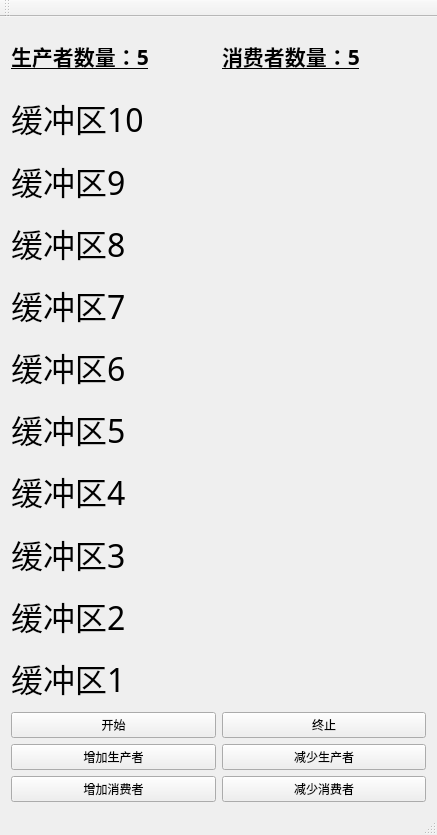
<?xml version="1.0" encoding="UTF-8"?>
<ui version="4.0">
 <class>OSWork_1Class</class>
 <widget class="QMainWindow" name="OSWork_1Class">
  <property name="geometry">
   <rect>
    <x>0</x>
    <y>0</y>
    <width>437</width>
    <height>835</height>
   </rect>
  </property>
  <property name="windowTitle">
   <string>OSWork_1</string>
  </property>
  <widget class="QWidget" name="centralWidget">
   <layout class="QGridLayout" name="gridLayout">
    <item row="0" column="0">
     <widget class="QLabel" name="label_pnum">
      <property name="font">
       <font>
        <family>隶书</family>
        <pointsize>16</pointsize>
        <weight>75</weight>
        <italic>false</italic>
        <bold>true</bold>
        <underline>true</underline>
        <strikeout>false</strikeout>
        <kerning>true</kerning>
       </font>
      </property>
      <property name="text">
       <string>生产者数量：5</string>
      </property>
     </widget>
    </item>
    <item row="0" column="1">
     <widget class="QLabel" name="label_cnum">
      <property name="font">
       <font>
        <family>隶书</family>
        <pointsize>16</pointsize>
        <weight>75</weight>
        <bold>true</bold>
        <underline>true</underline>
       </font>
      </property>
      <property name="text">
       <string>消费者数量：5</string>
      </property>
     </widget>
    </item>
    <item row="1" column="0" colspan="2">
     <widget class="QLabel" name="label_10">
      <property name="font">
       <font>
        <family>Adobe Devanagari</family>
        <pointsize>24</pointsize>
       </font>
      </property>
      <property name="focusPolicy">
       <enum>Qt::NoFocus</enum>
      </property>
      <property name="layoutDirection">
       <enum>Qt::LeftToRight</enum>
      </property>
      <property name="autoFillBackground">
       <bool>false</bool>
      </property>
      <property name="text">
       <string>缓冲区10</string>
      </property>
     </widget>
    </item>
    <item row="2" column="0" colspan="2">
     <widget class="QLabel" name="label_9">
      <property name="font">
       <font>
        <family>Adobe Devanagari</family>
        <pointsize>24</pointsize>
       </font>
      </property>
      <property name="focusPolicy">
       <enum>Qt::NoFocus</enum>
      </property>
      <property name="layoutDirection">
       <enum>Qt::LeftToRight</enum>
      </property>
      <property name="autoFillBackground">
       <bool>false</bool>
      </property>
      <property name="text">
       <string>缓冲区9</string>
      </property>
     </widget>
    </item>
    <item row="3" column="0" colspan="2">
     <widget class="QLabel" name="label_8">
      <property name="font">
       <font>
        <family>Adobe Devanagari</family>
        <pointsize>24</pointsize>
       </font>
      </property>
      <property name="focusPolicy">
       <enum>Qt::NoFocus</enum>
      </property>
      <property name="layoutDirection">
       <enum>Qt::LeftToRight</enum>
      </property>
      <property name="autoFillBackground">
       <bool>false</bool>
      </property>
      <property name="text">
       <string>缓冲区8</string>
      </property>
     </widget>
    </item>
    <item row="4" column="0" colspan="2">
     <widget class="QLabel" name="label_7">
      <property name="font">
       <font>
        <family>Adobe Devanagari</family>
        <pointsize>24</pointsize>
       </font>
      </property>
      <property name="focusPolicy">
       <enum>Qt::NoFocus</enum>
      </property>
      <property name="layoutDirection">
       <enum>Qt::LeftToRight</enum>
      </property>
      <property name="autoFillBackground">
       <bool>false</bool>
      </property>
      <property name="text">
       <string>缓冲区7</string>
      </property>
     </widget>
    </item>
    <item row="5" column="0" colspan="2">
     <widget class="QLabel" name="label_6">
      <property name="font">
       <font>
        <family>Adobe Devanagari</family>
        <pointsize>24</pointsize>
       </font>
      </property>
      <property name="focusPolicy">
       <enum>Qt::NoFocus</enum>
      </property>
      <property name="layoutDirection">
       <enum>Qt::LeftToRight</enum>
      </property>
      <property name="autoFillBackground">
       <bool>false</bool>
      </property>
      <property name="text">
       <string>缓冲区6</string>
      </property>
     </widget>
    </item>
    <item row="6" column="0" colspan="2">
     <widget class="QLabel" name="label_5">
      <property name="font">
       <font>
        <family>Adobe Devanagari</family>
        <pointsize>24</pointsize>
       </font>
      </property>
      <property name="focusPolicy">
       <enum>Qt::NoFocus</enum>
      </property>
      <property name="layoutDirection">
       <enum>Qt::LeftToRight</enum>
      </property>
      <property name="autoFillBackground">
       <bool>false</bool>
      </property>
      <property name="text">
       <string>缓冲区5</string>
      </property>
     </widget>
    </item>
    <item row="7" column="0" colspan="2">
     <widget class="QLabel" name="label_4">
      <property name="font">
       <font>
        <family>Adobe Devanagari</family>
        <pointsize>24</pointsize>
       </font>
      </property>
      <property name="focusPolicy">
       <enum>Qt::NoFocus</enum>
      </property>
      <property name="layoutDirection">
       <enum>Qt::LeftToRight</enum>
      </property>
      <property name="autoFillBackground">
       <bool>false</bool>
      </property>
      <property name="text">
       <string>缓冲区4</string>
      </property>
     </widget>
    </item>
    <item row="8" column="0" colspan="2">
     <widget class="QLabel" name="label_3">
      <property name="font">
       <font>
        <family>Adobe Devanagari</family>
        <pointsize>24</pointsize>
       </font>
      </property>
      <property name="focusPolicy">
       <enum>Qt::NoFocus</enum>
      </property>
      <property name="layoutDirection">
       <enum>Qt::LeftToRight</enum>
      </property>
      <property name="autoFillBackground">
       <bool>false</bool>
      </property>
      <property name="text">
       <string>缓冲区3</string>
      </property>
     </widget>
    </item>
    <item row="9" column="0" colspan="2">
     <widget class="QLabel" name="label_2">
      <property name="font">
       <font>
        <family>Adobe Devanagari</family>
        <pointsize>24</pointsize>
       </font>
      </property>
      <property name="focusPolicy">
       <enum>Qt::NoFocus</enum>
      </property>
      <property name="layoutDirection">
       <enum>Qt::LeftToRight</enum>
      </property>
      <property name="autoFillBackground">
       <bool>false</bool>
      </property>
      <property name="text">
       <string>缓冲区2</string>
      </property>
     </widget>
    </item>
    <item row="10" column="0" colspan="2">
     <widget class="QLabel" name="label_1">
      <property name="font">
       <font>
        <family>Adobe Devanagari</family>
        <pointsize>24</pointsize>
       </font>
      </property>
      <property name="focusPolicy">
       <enum>Qt::NoFocus</enum>
      </property>
      <property name="layoutDirection">
       <enum>Qt::LeftToRight</enum>
      </property>
      <property name="autoFillBackground">
       <bool>false</bool>
      </property>
      <property name="text">
       <string>缓冲区1</string>
      </property>
     </widget>
    </item>
    <item row="11" column="0">
     <widget class="QPushButton" name="pushButton_start">
      <property name="text">
       <string>开始</string>
      </property>
     </widget>
    </item>
    <item row="11" column="1">
     <widget class="QPushButton" name="pushButton_end">
      <property name="text">
       <string>终止</string>
      </property>
     </widget>
    </item>
    <item row="12" column="0">
     <widget class="QPushButton" name="pushButton_addp">
      <property name="text">
       <string>增加生产者</string>
      </property>
     </widget>
    </item>
    <item row="12" column="1">
     <widget class="QPushButton" name="pushButton_subp">
      <property name="text">
       <string>减少生产者</string>
      </property>
     </widget>
    </item>
    <item row="13" column="0">
     <widget class="QPushButton" name="pushButton_addc">
      <property name="text">
       <string>增加消费者</string>
      </property>
     </widget>
    </item>
    <item row="13" column="1">
     <widget class="QPushButton" name="pushButton_subc">
      <property name="text">
       <string>减少消费者</string>
      </property>
     </widget>
    </item>
   </layout>
  </widget>
  <widget class="QMenuBar" name="menuBar">
   <property name="geometry">
    <rect>
     <x>0</x>
     <y>0</y>
     <width>437</width>
     <height>26</height>
    </rect>
   </property>
  </widget>
  <widget class="QToolBar" name="mainToolBar">
   <attribute name="toolBarArea">
    <enum>TopToolBarArea</enum>
   </attribute>
   <attribute name="toolBarBreak">
    <bool>false</bool>
   </attribute>
  </widget>
  <widget class="QStatusBar" name="statusBar"/>
 </widget>
 <layoutdefault spacing="6" margin="11"/>
 <resources>
  <include location="OSWork_1.qrc"/>
 </resources>
 <connections/>
</ui>
